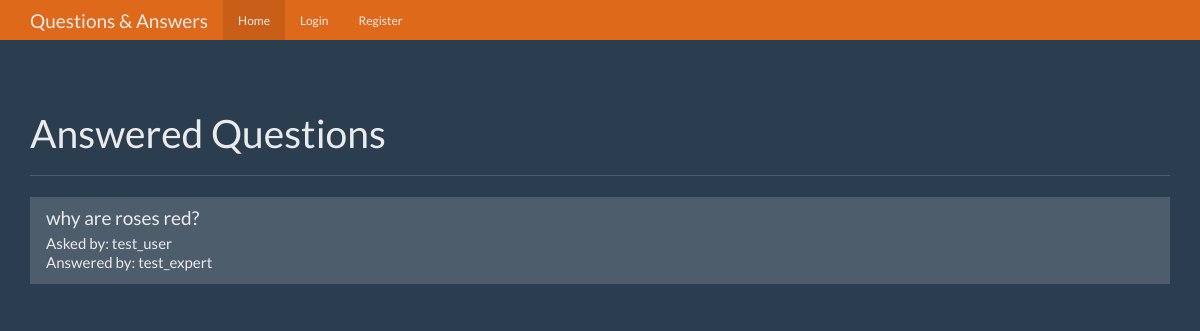
The page / on the database its author committed.
### tables this page shows
CREATE TABLE questions (
    id integer primary key autoincrement,
    question_text text not null,
    answer_text text,
    asked_by_id integer not null,
    expert_id integer not null
);

CREATE TABLE users (
    id integer primary key autoincrement,
    name text not null,
    password text not null,
    expert boolean not null,
    admin boolean not null
);

### app.py (the view)
@app.route("/")
def index():
    user = get_current_user()
    db = get_db()
    ques_curs = db.execute(
        """select questions.id as question_id, questions.question_text, askers.name as asker_name, experts.name as expert_name from questions
        join users as askers on askers.id = questions.asked_by_id
        join users as experts on experts.id = questions.expert_id
        where questions.answer_text not null"""
    )
    question_result = ques_curs.fetchall()
    return render_template("home.html", user=user, questions=question_result)

### app.py (called while the page is built, shortened)
def get_current_user():
    user_result = None
    return user_result

### database.py (called while the page is built)
def connect_db():
    sql = sqlite3.connect("/home/jonathan/oreilly/flask/question_answer/questions.db")
    sql.row_factory = sqlite3.Row
    return sql

def get_db():
    if not hasattr(g, "sqlite_db"):
        g.sqlite_db = connect_db()
    return g.sqlite_db

### templates/home.html (shortened to what this page needs)
{% extends "base.html" %}
{% from "show_links.html" import show_links %}
{% block nav %}
{{ show_links(user) }}
{% endblock %}
{% block body %}
<div class="page-header">
  <h1>Answered Questions</h1>
</div>
<div class="row">
  <div class="col-lg-12">
    <div class="list-group">
      {% for question in questions %}
      <a href="{{ url_for('question', question_id=question['question_id'])}}" class="list-group-item">
        <h4 class="list-group-item-heading">{{ question['question_text'] }}</h4>
        <p class="list-group-item-text">Asked by: {{ question['asker_name'] }}</p>
        <p class="list-group-item-text">Answered by: {{ question['expert_name'] }}</p>
      </a>
      {% endfor %}
    </div>
  </div>
</div>
{% endblock %}

### static/theme.css (style rules this page uses)
body { padding-top: 70px; padding-bottom: 30px; }

### rows shown on the page
questions: question_text "why are roses red?", asker_name "test_user", expert_name "test_expert"
